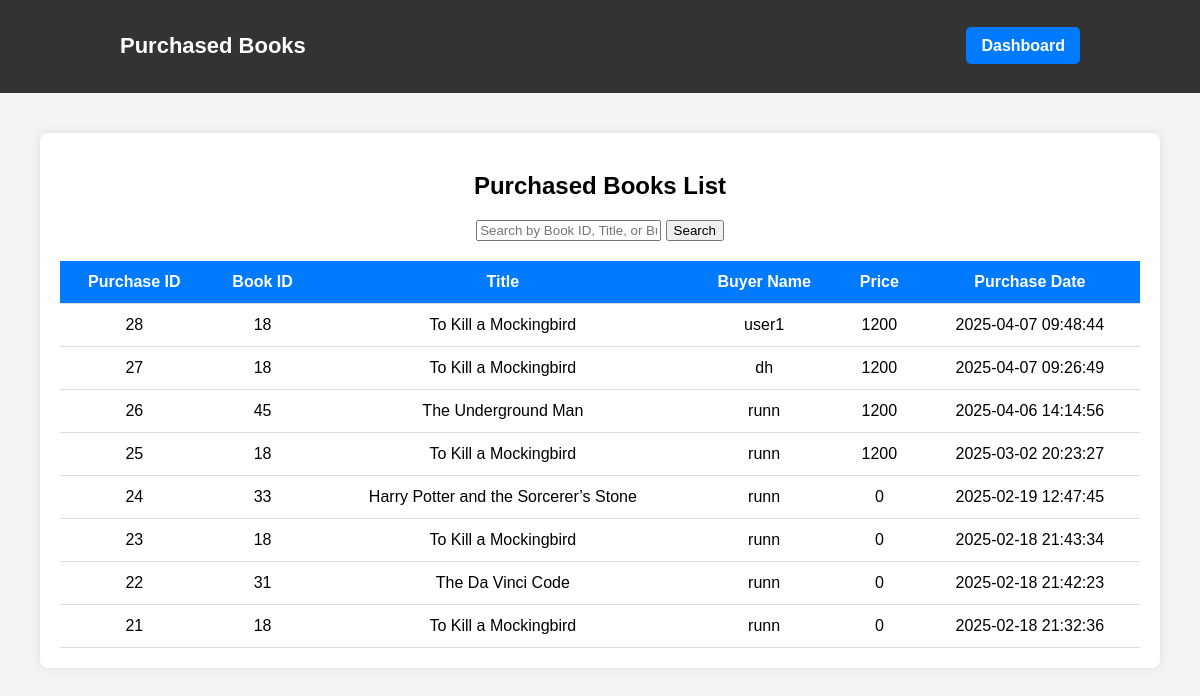
The app's page /actions/lview_purchased_books.php (signed in) with its own data.
### tables this page shows
CREATE TABLE IF NOT EXISTS `purchases` (
  `purchase_id` int NOT NULL AUTO_INCREMENT,
  `user_id` int NOT NULL,
  `book_id` int NOT NULL,
  `purchase_date` datetime DEFAULT CURRENT_TIMESTAMP,
  `price` int NOT NULL,
  PRIMARY KEY (`purchase_id`),
  KEY `user_id` (`user_id`),
  KEY `book_id` (`book_id`)
);

CREATE TABLE IF NOT EXISTS `books` (
  `book_id` int NOT NULL AUTO_INCREMENT,
  `title` varchar(255) NOT NULL,
  `author` varchar(100) NOT NULL,
  `category` varchar(100) NOT NULL,
  `is_available` tinyint(1) DEFAULT '1',
  `created_at` timestamp NULL DEFAULT CURRENT_TIMESTAMP,
  `available_copies` int NOT NULL DEFAULT '0',
  `publisher` varchar(255) DEFAULT NULL,
  `year` int DEFAULT NULL,
  `quantity` int NOT NULL DEFAULT '0',
  `price` decimal(10,2) NOT NULL DEFAULT '0.00',
  `rack_number` int NOT NULL DEFAULT '1',
  `shelf_number` int NOT NULL DEFAULT '1',
  PRIMARY KEY (`book_id`)
);

CREATE TABLE IF NOT EXISTS `users` (
  `user_id` int NOT NULL AUTO_INCREMENT,
  `name` varchar(100) NOT NULL,
  `email` varchar(100) NOT NULL,
  `password` varchar(255) NOT NULL,
  `created_at` timestamp NULL DEFAULT CURRENT_TIMESTAMP,
  `role` varchar(50) NOT NULL,
  PRIMARY KEY (`user_id`),
  UNIQUE KEY `email` (`email`)
);

### actions/lview_purchased_books.php (the view, shortened to what this page needs)
<?php
include '../includes/db_connect.php';
$search = "";
$sql = "SELECT p.purchase_id, b.book_id, b.title, u.name AS buyer_name, p.price, p.purchase_date
        FROM purchases p
        JOIN books b ON p.book_id = b.book_id
        JOIN users u ON p.user_id = u.user_id
        WHERE b.book_id LIKE '%$search%'
           OR b.title LIKE '%$search%'
           OR u.name LIKE '%$search%'
        ORDER BY p.purchase_date DESC";
$result = $conn->query($sql);
?>
<!DOCTYPE html>
<html lang="en">
<head>
    <link rel="stylesheet" href="../css/view_purchased_book.css">
</head>
<body>
    <nav class="navbar">
        <div class="nav-container">
            <h1 class="logo">Purchased Books</h1>
            <ul class="nav-links">
                <li><a href="../actions/librarian_dashboard.php" class="btn">Dashboard</a></li>
            </ul>
        </div>
    </nav>
    <div class="container">
        <h2>Purchased Books List</h2>
        <form method="GET" action="" class="search-container">
            <input type="text" name="search" class="search-input" placeholder="Search by Book ID, Title, or Buyer Name" value="<?php echo htmlspecialchars($search); ?>">
            <button type="submit" class="search-btn">Search</button>
        </form>
        <?php if ($result->num_rows > 0): ?>
            <table>
                <thead>
                    <tr>
                        <th>Purchase ID</th>
                        <th>Book ID</th>
                        <th>Title</th>
                        <th>Buyer Name</th>
                        <th>Price</th>
                        <th>Purchase Date</th>
                    </tr>
                </thead>
                <tbody>
                    <?php while ($row = $result->fetch_assoc()): ?>
                        <tr>
                            <td><?php echo htmlspecialchars($row['purchase_id']); ?></td>
                            <td><?php echo htmlspecialchars($row['book_id']); ?></td>
                            <td><?php echo htmlspecialchars($row['title']); ?></td>
                            <td><?php echo htmlspecialchars($row['buyer_name']); ?></td>
                            <td><?php echo htmlspecialchars($row['price']); ?></td>
                            <td><?php echo htmlspecialchars($row['purchase_date']); ?></td>
                        </tr>
                    <?php endwhile; ?>
                </tbody>
            </table>
        <?php else: ?>
            <p>No purchased books found.</p>
        <?php endif; ?>
    </div>
</body>
</html>

### css/view_purchased_book.css (style rules this page uses)
body { font-family: Arial, sans-serif; margin: 0; padding: 0; background-color: #f4f4f4; }
.navbar { background-color: #333; padding: 15px 0; width: 100%; display: flex; justify-content: center; align-items: center; }
.nav-container { display: flex; justify-content: space-between; align-items: center; width: 80%; max-width: 1200px; }
.logo { color: white; font-size: 22px; font-weight: bold; }
.nav-links { list-style: none; padding: 0; margin: 0; }
.nav-links li { display: inline; margin-left: 20px; }
.nav-links .btn { text-decoration: none; background-color: #007bff; color: white; padding: 10px 15px; border-radius: 5px; font-size: 16px; font-weight: bold; transition: background-color 0.3s ease; }
.container { width: 90%; margin: 40px auto; padding: 20px; background: white; border-radius: 8px; box-shadow: 0px 0px 10px rgba(0, 0, 0, 0.1); text-align: center; }
table { width: 100%; border-collapse: collapse; margin-top: 20px; }
th, td { padding: 12px; text-align: center; border-bottom: 1px solid #ddd; }
th { background-color: #007bff; color: white; }

### records on screen
purchases: purchase_id "28", book.book_id "18", book.title "To Kill a Mockingbird", user.name "user1", price "1200", purchase_date "2025-04-07 09:48:44"
purchases: purchase_id "27", book.book_id "18", book.title "To Kill a Mockingbird", user.name "dh", price "1200", purchase_date "2025-04-07 09:26:49"
purchases: purchase_id "26", book.book_id "45", book.title "The Underground Man", user.name "runn", price "1200", purchase_date "2025-04-06 14:14:56"
purchases: purchase_id "25", book.book_id "18", book.title "To Kill a Mockingbird", user.name "runn", price "1200", purchase_date "2025-03-02 20:23:27"
purchases: purchase_id "24", book.book_id "33", book.title "Harry Potter and the Sorcerer’s Stone", user.name "runn", price "0", purchase_date "2025-02-19 12:47:45"
purchases: purchase_id "23", book.book_id "18", book.title "To Kill a Mockingbird", user.name "runn", price "0", purchase_date "2025-02-18 21:43:34"
purchases: purchase_id "22", book.book_id "31", book.title "The Da Vinci Code", user.name "runn", price "0", purchase_date "2025-02-18 21:42:23"
purchases: purchase_id "21", book.book_id "18", book.title "To Kill a Mockingbird", user.name "runn", price "0", purchase_date "2025-02-18 21:32:36"
